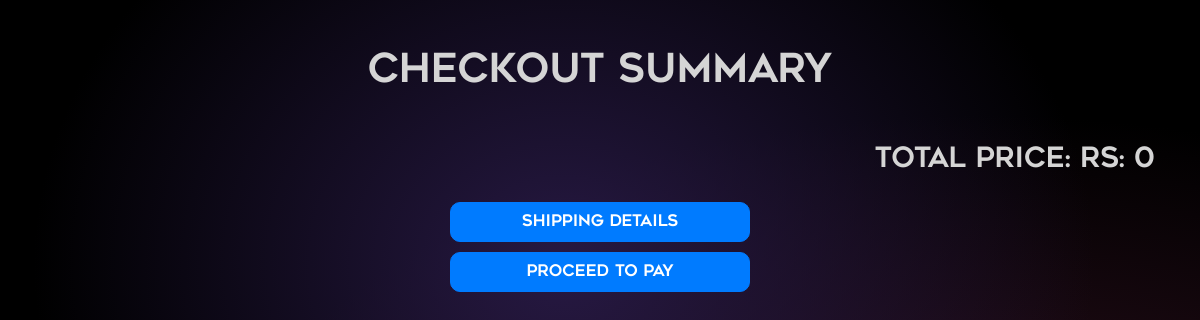
/checkout/ (signed in), run on an earlier commit of the app's database.
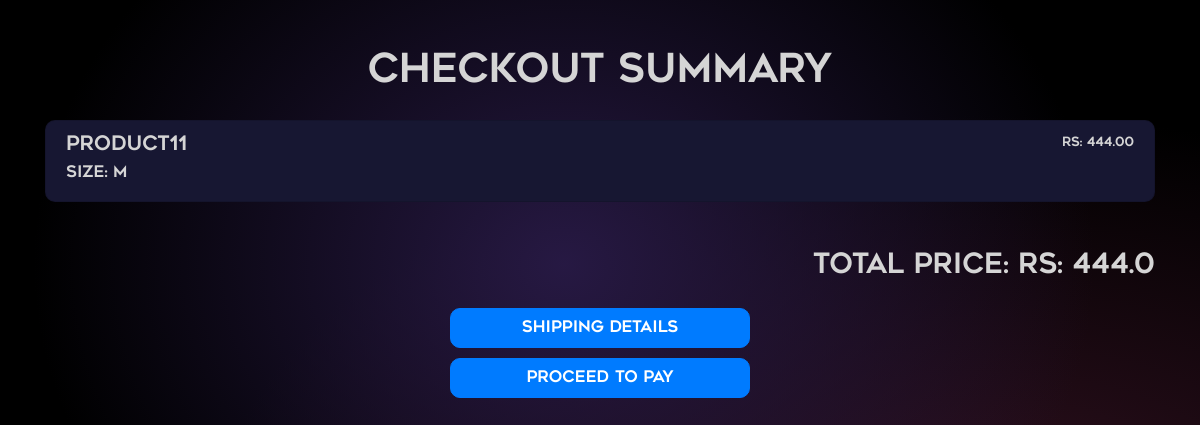
And on a later commit of the database.
### productapp/models.py (models this page shows, shortened)
class Cart(models.Model):
    user = models.ForeignKey(User, on_delete=models.CASCADE)
    product = models.ForeignKey(Shop, on_delete=models.CASCADE)
    added_at = models.DateTimeField(auto_now_add=True)

class Shop(models.Model):
    photo1 = models.ImageField(upload_to="shop/")
    photo2 = models.ImageField(upload_to="shop/")
    photo3 = models.ImageField(upload_to="shop/")
    name = models.CharField(max_length=255)
    product_id = models.CharField(max_length=255, unique=True)
    color = models.CharField(max_length=225)
    size = models.CharField(max_length=225)
    price = models.CharField(max_length=250)
    design = models.CharField(max_length=400, blank=False)
    fit = models.CharField(max_length=400, blank=False)
    occasion = models.CharField(max_length=400, blank=False)
    sleeve = models.CharField(max_length=400, blank=False)
    neck = models.CharField(max_length=400, blank=False)
    wash_care = models.CharField(max_length=400, blank=False)
    price = models.DecimalField(max_digits=10, decimal_places=2)
    cat = models.CharField(max_length=255, blank=False)
    gen = models.CharField(max_length=255, blank=False)
    created_at = models.DateTimeField(auto_now_add=True)

### productapp/views.py (the view, shortened to what this page needs)
# urls.py: path('checkout/', views.checkout_summary, name='checkout_summary'),
@never_cache
def checkout_summary(request):
    cart_items = Cart.objects.filter(user=request.user)
    total_price = sum(float(item.product.price) for item in cart_items)
    user_profile = UserProfile.objects.filter(user=request.user).first()
    return render(request, 'summary.html', {
        'cart_items': cart_items,
        'total_price': total_price,
        'user_profile': user_profile
    })

### templates/summary.html (shortened to what this page needs)
{% load static %}
<!DOCTYPE html>
<html lang="en">
<head>
    <link href="https://stackpath.bootstrapcdn.com/bootstrap/4.5.2/css/bootstrap.min.css" rel="stylesheet">
    <link href="https://unpkg.com/swiper/swiper-bundle.min.css" rel='stylesheet'>
    <link href='https://unpkg.com/boxicons@2.1.4/css/boxicons.min.css' rel='stylesheet'>
</head>
<body>
    <div class="container mt-5">
        {% if not payment %}
        <h1 class="text-center mb-4" style="font-family: myfont;">Checkout Summary</h1>
        {% endif %}
        <ul class="list-group">
            {% for item in cart_items %}
            <li class="list-group-item" style="background-color: #171732;border-radius:10px;">
                <div class="d-flex w-100 justify-content-between">
                    <h5 class="mb-1" style="font-family: myfont;">{{ item.product.name }}</h5>
                    <small style="font-family: myfont;">Rs: {{ item.product.price }}</small>
                </div>
                <p class="mb-1" style="font-family: myfont;">Size: {{ item.product.size }}</p>
            </li>
            <br>
            {% endfor %}
        </ul>
        {% if not payment %}
        <h3 class="text-right mt-4" style="font-family: myfont;">Total Price: Rs: {{ total_price }}</h3>
        <div class="text-center mt-4">
            {% if user_profile %}
            <button type="button" class="btn btn-primary" id="shippingDetailsButton" style="font-family: myfont;background-image: url('{% static 'gradient3.jpg' %}'); background-size: cover;width:300px;height:40px;border-radius:10px;">shipping details</button>
            {% else %}
            <button type="button" class="btn btn-primary" id="shippingDetailsButton" style="font-family: myfont;background-image: url('{% static 'gradient3.jpg' %}'); background-size: cover;width:300px;height:40px;border-radius:10px;">add shipping details</button>
            {% endif %}
            {% endif %}
            {% if user_profile %}
            <form method="post" action="{% url 'productapp:checkout_summary' %}">
                <button type="submit" class="btn btn-primary" style="font-family: myfont;background-image: url('{% static 'gradient3.jpg' %}'); background-size: cover;width:300px;height:40px;border-radius:10px;margin-top:10px;">proceed to pay</button>
            </form>
            {% endif %}
        </div>
    </div>
</body>
</html>

What changed in the data, as far as the page shows it:
added Cart: product.name "product11", product.price "444.00", product.size "M"
Also different on the page:
{{ total_price }}: "0" → "444.0"
